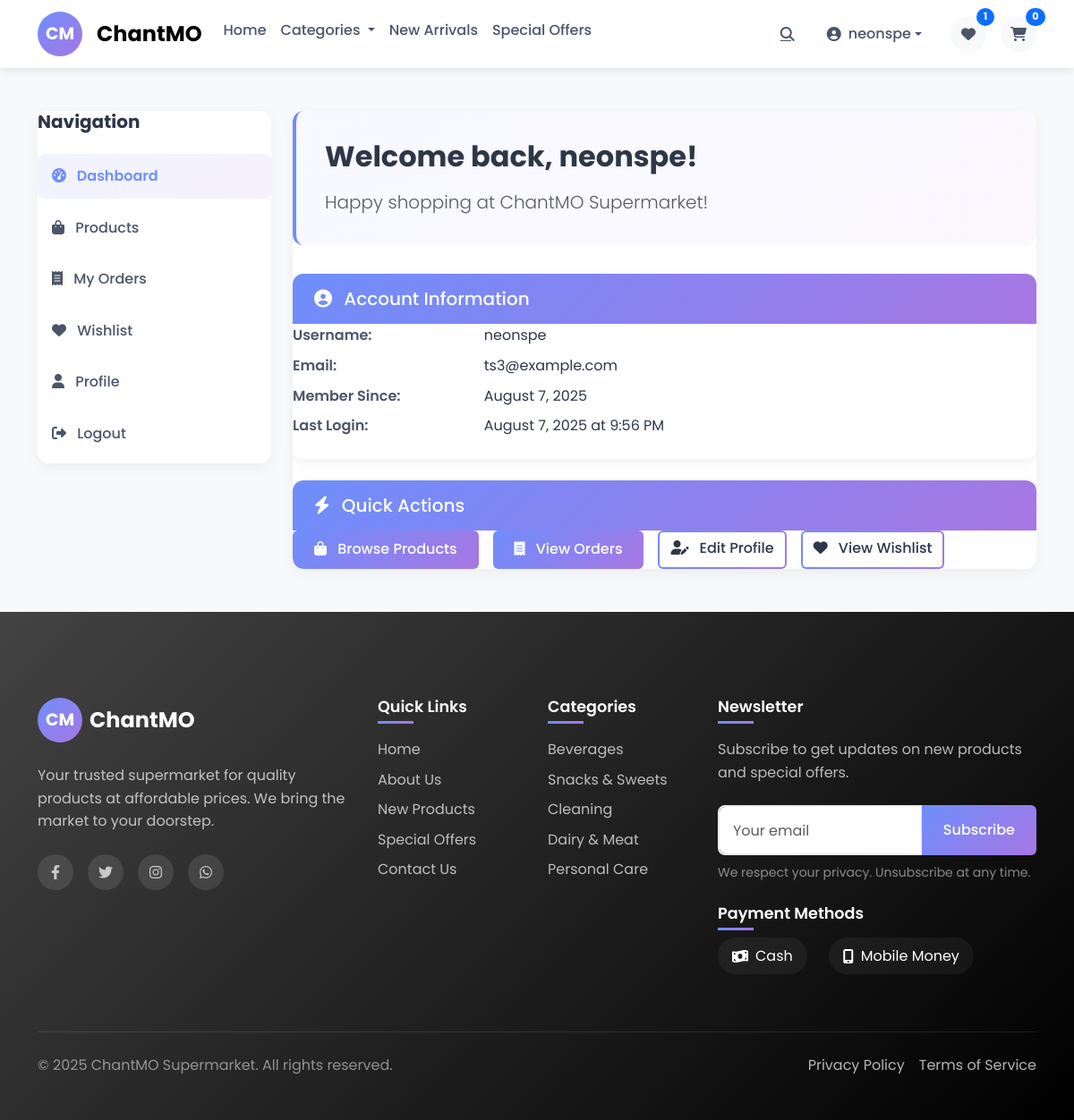
The app's page /chantmo-supa/pages/dashboard.php (signed in) with its own data.
### tables this page shows
CREATE TABLE IF NOT EXISTS `users` (
  `id` int NOT NULL AUTO_INCREMENT,
  `username` varchar(50) NOT NULL,
  `email` varchar(100) NOT NULL,
  `phone` varchar(20) NOT NULL,
  `address` varchar(50) NOT NULL,
  `password` varchar(255) NOT NULL,
  `email_verified` tinyint(1) DEFAULT '0',
  `verification_token` varchar(255) DEFAULT NULL,
  `reset_token` varchar(255) DEFAULT NULL,
  `reset_token_expires` datetime DEFAULT NULL,
  `created_at` timestamp NULL DEFAULT CURRENT_TIMESTAMP,
  `updated_at` timestamp NULL DEFAULT CURRENT_TIMESTAMP ON UPDATE CURRENT_TIMESTAMP,
  `remember_token` varchar(255) DEFAULT NULL,
  `verification_token_expires` datetime DEFAULT NULL,
  PRIMARY KEY (`id`),
  UNIQUE KEY `username` (`username`),
  UNIQUE KEY `email` (`email`)
);

### chantmo-supa/pages/dashboard.php (the view, shortened to what this page needs)
<?php
require_once __DIR__ . '/../includes/auth.php';
$stmt = $pdo->prepare("SELECT * FROM users WHERE id = ?");
$stmt->execute([$_SESSION['user_id']]);
$user = $stmt->fetch();
require_once __DIR__ . '/../includes/header.php';
?>
<main class="container py-5">
    <div class="row">
        <div class="col-lg-3 mb-4">
            <div class="dashboard-card">
                <div class="card-body">
                    <h5 class="card-title mb-4">Navigation</h5>
                    <ul class="nav flex-column">
                        <li class="nav-item">
                            <a class="nav-link active" href="/chantmo-supa/pages/dashboard.php">
                                <i class="fas fa-tachometer-alt me-2"></i> Dashboard
                            </a>
                        </li>
                        <li class="nav-item">
                            <a class="nav-link" href="/chantmo-supa/featured-products.php">
                                <i class="fas fa-shopping-bag me-2"></i> Products
                            </a>
                        </li>
                        <li class="nav-item">
                            <a class="nav-link" href="/chantmo-supa/orders.php">
                                <i class="fas fa-receipt me-2"></i> My Orders
                            </a>
                        </li>
                        <li class="nav-item">
                            <a class="nav-link" href="/chantmo-supa/pages/wishlist.php">
                                <i class="fas fa-heart me-2"></i> Wishlist
                            </a>
                        </li>
                        <li class="nav-item">
                            <a class="nav-link" href="/chantmo-supa/pages/profile.php">
                                <i class="fas fa-user me-2"></i> Profile
                            </a>
                        </li>
                        <li class="nav-item">
                            <a class="nav-link" href="/chantmo-supa/pages/auth/logout.php">
                                <i class="fas fa-sign-out-alt me-2"></i> Logout
                            </a>
                        </li>
                    </ul>
                </div>
            </div>
        </div>
        <div class="col-lg-9">
            <div class="dashboard-card">
                <div class="card-body">
                    <div class="welcome-message">
                        <h2 class="fw-bold mb-3">Welcome back, <?= htmlspecialchars($user['username']) ?>!</h2>
                        <p class="lead text-muted mb-0">Happy shopping at ChantMO Supermarket!</p>
                    </div>
                    <div class="dashboard-card mb-4">
                        <div class="card-header">
                            <h5 class="mb-0"><i class="fas fa-user-circle me-2"></i> Account Information</h5>
                        </div>
                        <div class="card-body">
                            <dl class="row account-info">
                                <dt class="col-sm-3">Username:</dt>
                                <dd class="col-sm-9"><?= htmlspecialchars($user['username']) ?></dd>
                                <dt class="col-sm-3">Email:</dt>
                                <dd class="col-sm-9"><?= htmlspecialchars($user['email']) ?></dd>
                                <dt class="col-sm-3">Member Since:</dt>
                                <dd class="col-sm-9"><?= date('F j, Y', strtotime($user['created_at'])) ?></dd>
                                <dt class="col-sm-3">Last Login:</dt>
                                <dd class="col-sm-9"><?= date('F j, Y \a\t g:i A', strtotime($user['last_login'] ?? $user['created_at'])) ?></dd>
                            </dl>
                        </div>
                    </div>
                    <div class="dashboard-card">
                        <div class="card-header">
                            <h5 class="mb-0"><i class="fas fa-bolt me-2"></i> Quick Actions</h5>
                        </div>
                        <div class="card-body">
                            <div class="d-flex flex-wrap gap-3">
                                <a href="/chantmo-supa/featured-products.php" class="btn btn-primary">
                                    <i class="fas fa-shopping-bag me-2"></i> Browse Products
                                </a>
                                <a href="/chantmo-supa/orders.php" class="btn btn-primary">
                                    <i class="fas fa-receipt me-2"></i> View Orders
                                </a>
                                <a href="/chantmo-supa/pages/profile.php" class="btn btn-outline-primary">
                                    <i class="fas fa-user-edit me-2"></i> Edit Profile
                                </a>
                                <a href="/chantmo-supa/pages/wishlist.php" class="btn btn-outline-primary">
                                    <i class="fas fa-heart me-2"></i> View Wishlist
                                </a>
                            </div>
                        </div>
                    </div>
                </div>
            </div>
        </div>
    </div>
</main>
<?php require_once __DIR__ . '/../includes/footer.php'; ?>

### chantmo-supa/includes/header.php (style rules this page uses)
:root { --primary-gradient: linear-gradient(135deg, #6e8efb, #a777e3); --secondary-gradient: linear-gradient(135deg, #f093fb, #f5576c); --dark-gradient: linear-gradient(135deg, #434343, #000000); --light-gradient: linear-gradient(135deg, #f5f7fa, #c3cfe2); --success-gradient: linear-gradient(135deg, #43e97b, #38f9d7); --warning-gradient: linear-gradient(135deg, #f6d365, #fda085); --danger-gradient: linear-gradient(135deg, #ff758c, #ff7eb3); --text-color: #2d3748; --text-light: #4a5568; --text-lighter: #718096; --bg-color: #f8f9fa; --border-radius: 0.5rem; --box-shadow: 0 4px 6px -1px rgba(0, 0, 0, 0.1), 0 2px 4px -1px rgba(0, 0, 0, 0.06); --box-shadow-lg: 0 10px 15px -3px rgba(0, 0, 0, 0.1), 0 4px 6px -2px rgba(0, 0, 0, 0.05); --transition: all 0.3s ease; }
* { margin: 0; padding: 0; box-sizing: border-box; }
html { scroll-behavior: smooth; }
body { font-family: 'Poppins', sans-serif; color: var(--text-color); background-color: var(--bg-color); line-height: 1.6; }
a { text-decoration: none; color: inherit; transition: var(--transition); }
.nav-link { font-weight: 500; padding: 0.5rem 1rem; position: relative; color: var(--text-light); }
.btn-outline-primary { border: 2px solid transparent; background: linear-gradient(white, white) padding-box, linear-gradient(135deg, #6e8efb, #a777e3) border-box; color: #2d3748; font-weight: 500; transition: all 0.3s ease; }

### chantmo-supa/pages/dashboard.php (style rules this page uses)
.dashboard-card { border: none; border-radius: 12px; overflow: hidden; box-shadow: 0 5px 15px rgba(0, 0, 0, 0.05); transition: all 0.3s ease; background: white; }
.dashboard-card .card-header { background: linear-gradient(135deg, #6e8efb, #a777e3); color: white; border-bottom: none; padding: 1rem 1.5rem; font-weight: 600; }
.dashboard-card .card-title { color: #2d3748; font-weight: 700; }
.nav-item .nav-link { color: #4a5568; padding: 0.75rem 1rem; border-radius: 8px; margin-bottom: 0.5rem; transition: all 0.3s ease; }
.nav-item .nav-link:hover, .nav-item .nav-link.active { background: linear-gradient(135deg, rgba(110, 142, 251, 0.1), rgba(167, 119, 227, 0.1)); color: #6e8efb; }
.nav-item .nav-link.active { font-weight: 600; }
.btn-primary { background: linear-gradient(135deg, #6e8efb, #a777e3); border: none; padding: 0.6rem 1.5rem; font-weight: 500; }
.btn-outline-primary { border: 2px solid transparent; background: linear-gradient(white, white) padding-box, linear-gradient(135deg, #6e8efb, #a777e3) border-box; color: #2d3748; font-weight: 500; transition: all 0.3s ease; }
.welcome-message { background: linear-gradient(135deg, rgba(110, 142, 251, 0.05), rgba(167, 119, 227, 0.05)); border-radius: 12px; padding: 2rem; margin-bottom: 2rem; border-left: 4px solid #6e8efb; }
.account-info dt { font-weight: 600; color: #4a5568; }
.account-info dd { color: #2d3748; }

### records on screen
users: username "neonspe", email "ts3@example.com", created_at "August 7, 2025", created_at "August 7, 2025 at 9:56 PM"

### other values on screen
$_SESSION['username'] "neonspe"
Product::getWishlistCount($_SESSION['user_id']) "1"
Cart::getTotalItems() "0"
